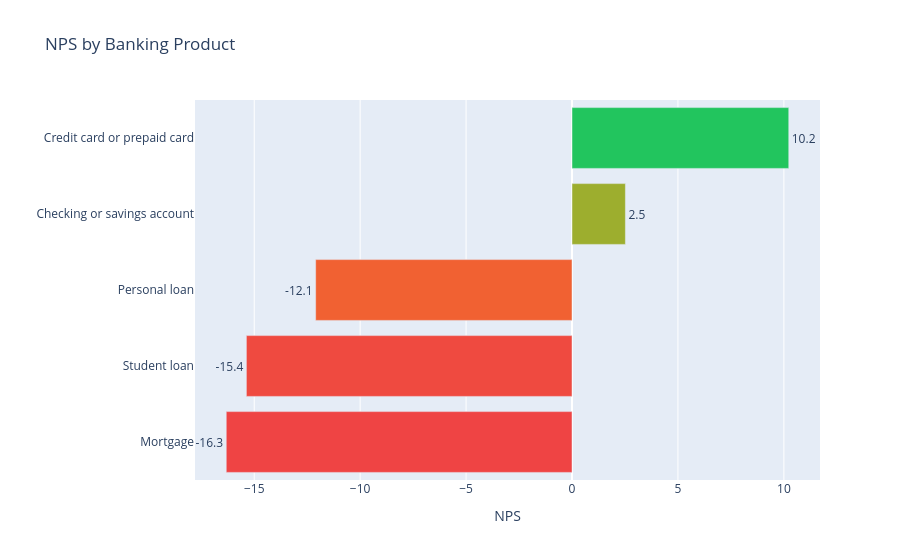

Notebook source saved alongside this figure:
### Markdown cell above
## 7. NPS by Product

### Code cell
nps_product = nps_by_group(df_banking, "product")
print(nps_product[["product", "n_total", "pct_promoters", "pct_detractors", "nps"]]
      .sort_values("nps", ascending=False).to_string(index=False))

fig = px.bar(
    nps_product.sort_values("nps"),
    x="nps", y="product", orientation="h",
    color="nps",
    color_continuous_scale=["#ef4444", "#f59e0b", "#22c55e"],
    title="NPS by Banking Product",
    labels={"nps": "NPS", "product": ""},
    text="nps",
)
fig.update_traces(texttemplate="%{text:.1f}", textposition="outside")
fig.update_layout(coloraxis_showscale=False)
fig.show()

### Figure 1 — Plotly figure (JSON) as saved in the notebook; plotly's stock layout.template omitted (floating-point values rounded to 4 significant figures)
{"data": [{"hovertemplate": "NPS=%{marker.color}<br>=%{y}<extra></extra>", "legendgroup": "", "marker": {"color": [-16.32, -15.37, -12.1, 2.52, 10.23], "coloraxis": "coloraxis", "pattern": {"shape": ""}}, "name": "", "orientation": "h", "showlegend": false, "text": [-16.32, -15.37, -12.1, 2.52, 10.23], "textposition": "outside", "texttemplate": "%{text:.1f}", "type": "bar", "x": [-16.32, -15.37, -12.1, 2.52, 10.23], "xaxis": "x", "y": ["Mortgage", "Student loan", "Personal loan", "Checking or savings account", "Credit card or prepaid card"], "yaxis": "y"}], "layout": {"barmode": "relative", "coloraxis": {"colorbar": {"title": {"text": "NPS"}}, "colorscale": [[0, "#ef4444"], [0.5, "#f59e0b"], [1, "#22c55e"]], "showscale": false}, "legend": {"tracegroupgap": 0}, "title": {"text": "NPS by Banking Product"}, "xaxis": {"anchor": "y", "domain": [0, 1], "title": {"text": "NPS"}}, "yaxis": {"anchor": "x", "domain": [0, 1], "title": {"text": ""}}}}
